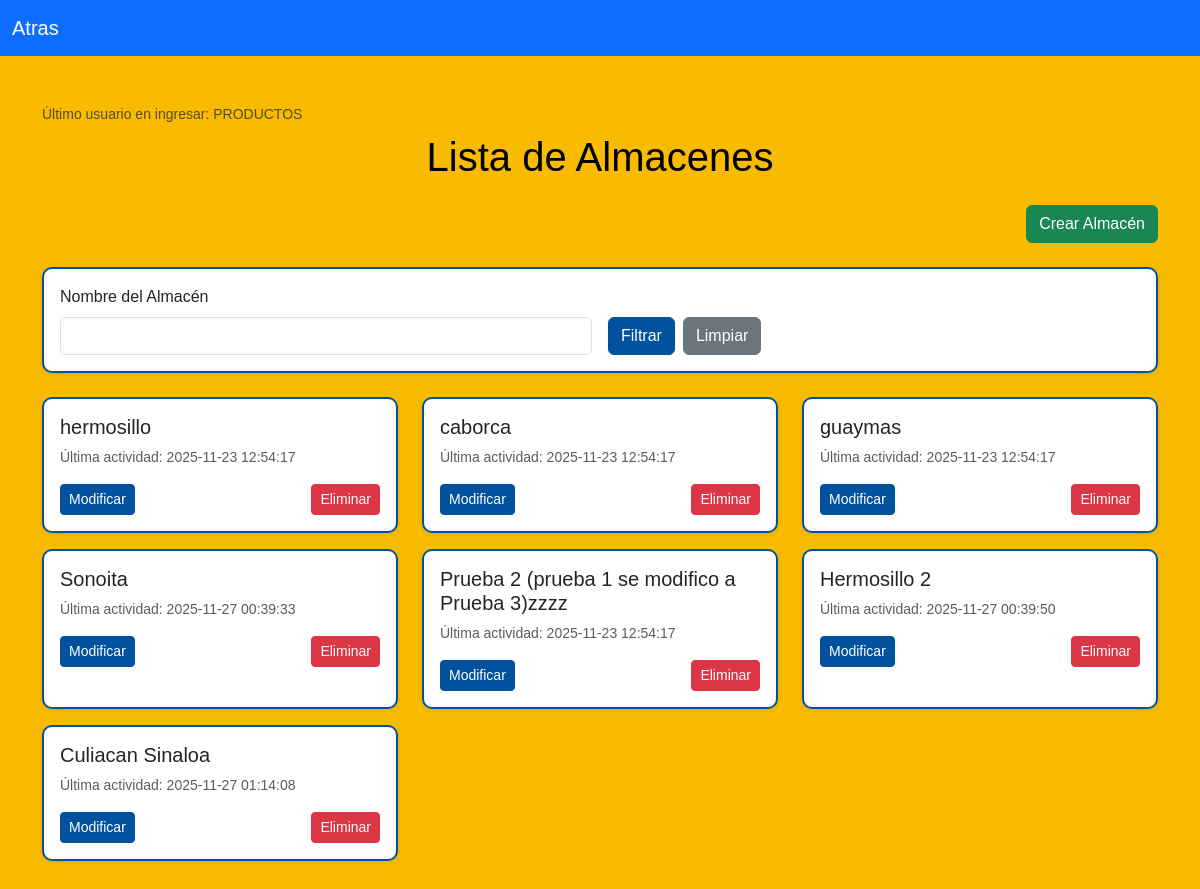
The app's page /almacenes (signed in) with its own data.
### tables this page shows
CREATE TABLE usuarios (
        id INTEGER PRIMARY KEY AUTOINCREMENT,
        usuario TEXT NOT NULL,
        pass TEXT NOT NULL,
        cargo TEXT NOT NULL
    , fecha_hora_ultimo_inicio TEXT);

CREATE TABLE almacenes (
    id INTEGER PRIMARY KEY,
    nombre TEXT NOT NULL
, ultimo_usuario TEXT, ultima_modificacion TEXT, fecha_hora_creacion TEXT);

### login.py (the view)
@app.route('/almacenes')
def vista_almacenes():
    mensaje = ""
    filtro_nombre = request.args.get('nombre', '').strip()
    try:
        conexion = sqlite3.connect('ConexionBD/InventarioBD_2.db')
        cursor = conexion.cursor()
        consulta = "SELECT * FROM almacenes WHERE 1=1"
        parametros = []
        if filtro_nombre:
            consulta += " AND nombre LIKE ?"
            parametros.append(f"%{filtro_nombre}%")
        cursor.execute(consulta, parametros)
        almacenes = cursor.fetchall()
        try:
            cursor.execute(
                "SELECT usuario FROM usuarios ORDER BY fecha_hora_ultimo_inicio DESC LIMIT 1")
            resultado_usuario = cursor.fetchone()
            if resultado_usuario:
                ultimo_usuario = resultado_usuario[0]
            else:
                ultimo_usuario = ""
        except sqlite3.Error:
            ultimo_usuario = ""
        ultima_modificacion = ""
        conexion.close()
        mensaje = "Conexión a la BD - Almacenes exitosa"
    except sqlite3.Error as e:
        almacenes = []
        ultimo_usuario = ""
        ultima_modificacion = ""
        mensaje = f"Error al conectar a la BD - Almacenes: {e}"
    return render_template('almacenes.html',
                           almacenes=almacenes,
                           mensaje=mensaje,
                           ultimo_usuario=ultimo_usuario,
                           ultima_modificacion=ultima_modificacion,
                           cargo=session.get('cargo'))

### templates/almacenes.html (shortened to what this page needs)
<!DOCTYPE html>
<html lang="es">
<head>
    <link href="https://cdn.jsdelivr.net/npm/bootstrap@5.3.3/dist/css/bootstrap.min.css" rel="stylesheet">
    <link rel="stylesheet" href="{{ url_for('static', filename='css/invmx.css') }}">
</head>
<body>
    <nav class="navbar navbar-expand-lg navbar-dark bg-primary">
        <div class="container-fluid">
            <a class="navbar-brand" href="{{ url_for('home') }}">Atras</a>
        </div>
    </nav>
    <div class="container py-5">
        <div class="mb-2 text-start text-muted small">
            Último usuario en ingresar: {{ ultimo_usuario }} <br>
        </div>
        <h1 class="mb-4 text-center">Lista de Almacenes</h1>
        {% if cargo == 'ADMIN' or cargo == 'ALMACENES' %}
        <div class="mb-4 text-end">
            <a href="{{ url_for('crear_almacen') }}" class="btn btn-success">Crear Almacén</a>
        </div>
        {% endif %}
        <form method="GET" action="{{ url_for('vista_almacenes') }}" class="mb-4 card p-3 shadow-sm">
            <div class="row g-3 align-items-end">
                <div class="col-md-6">
                    <label for="filtro_nombre" class="form-label">Nombre del Almacén</label>
                    <input type="text" id="filtro_nombre" name="nombre" class="form-control"
                        value="{{ request.args.get('nombre', '') }}">
                </div>
                <div class="col-md-6 d-flex gap-2 mt-4">
                    <button type="submit" class="btn btn-primary">Filtrar</button>
                    <a href="{{ url_for('vista_almacenes') }}" class="btn btn-secondary">Limpiar</a>
                </div>
            </div>
        </form>
        <div class="row">
            {% for almacen in almacenes %}
            <div class="col-md-4 mb-3">
                <div class="card h-100 shadow-sm">
                    <div class="card-body">
                        <h5 class="card-title">{{ almacen[1] }}</h5>
                        <p class="card-text text-muted small">
                            Última actividad: {{ almacen[3] if almacen[3] else 'Sin actividad' }}
                        </p>
                        {% if cargo == 'ADMIN' or cargo == 'ALMACENES' %}
                        <div class="d-flex justify-content-between mt-3">
                            <a href="{{ url_for('modificar_almacen', almacen_id=almacen[0]) }}"
                                class="btn btn-primary btn-sm">Modificar</a>
                            <form action="{{ url_for('eliminar_almacen', almacen_id=almacen[0]) }}" method="POST"
                                onsubmit="return confirm('¿Desea eliminar este almacén?');">
                                <button type="submit" class="btn btn-danger btn-sm">Eliminar</button>
                            </form>
                        </div>
                        {% endif %}
                    </div>
                </div>
            </div>
            {% endfor %}
        </div>
    </div>
</body>
</html>

### static/css/invmx.css (style rules this page uses)
:root { --azul-unison: #00529e; --azul-oscuro-unison: #015294; --dorado-unison: #f8bb00; --dorado-oscuro-unison: #d99e30; --texto-claro: #ffffff; --fondo-claro: #f8bb00; }
body { background-color: var(--fondo-claro) !important; color: #000 !important; font-family: Arial, sans-serif; }
.navbar { background-color: var(--azul-unison); color: var(--texto-claro); }
.navbar a { color: var(--texto-claro); text-decoration: none; }
.btn-primary { background-color: var(--azul-unison); border-color: var(--azul-oscuro-unison); color: var(--texto-claro); }
.card { border: 2px solid var(--azul-unison); border-radius: 10px; }
input, select, textarea { border: 1px solid var(--azul-unison); border-radius: 5px; }

### records on screen
usuarios: usuario "PRODUCTOS"
almacenes: nombre "hermosillo", ultima_modificacion "2025-11-23 12:54:17"
almacenes: nombre "caborca", ultima_modificacion "2025-11-23 12:54:17"
almacenes: nombre "guaymas", ultima_modificacion "2025-11-23 12:54:17"
almacenes: nombre "Sonoita", ultima_modificacion "2025-11-27 00:39:33"
almacenes: nombre "Prueba 2 (prueba 1 se modifico a Prueba 3)zzzz", ultima_modificacion "2025-11-23 12:54:17"
almacenes: nombre "Hermosillo 2", ultima_modificacion "2025-11-27 00:39:50"
almacenes: nombre "Culiacan Sinaloa", ultima_modificacion "2025-11-27 01:14:08"
